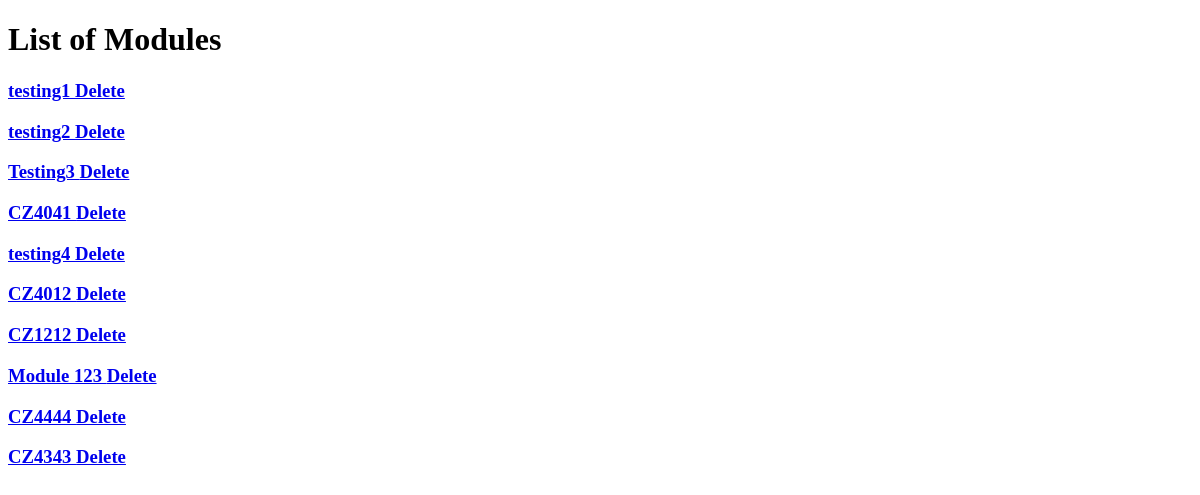
Before: /appOne/manage_module/ (signed in) with the older database file.
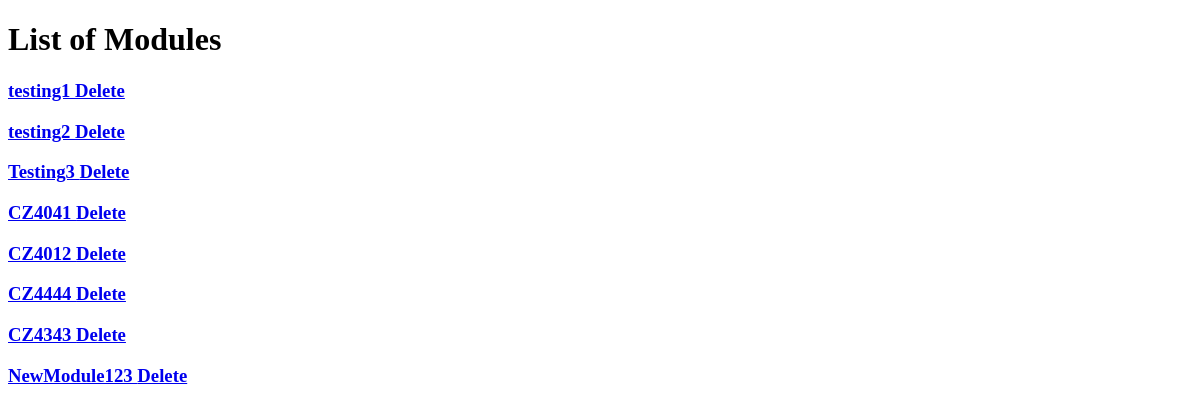
After: the same page with the newer database file.
### appOne/models.py (models this page shows, shortened)
class Module(models.Model):
    module_name = models.CharField(max_length=50)
    coordinator = models.ForeignKey('Professor', on_delete=models.SET_NULL, null=True, blank=True)
    class Meta:
        permissions = (("can_modify_module", "Can create/delete a module"),)#placeholder
    def get_absolute_url(self):
        return reverse('appOne:module_home', args=[str(self.module_name)])

### appOne/views.py (the view)
# urls.py: path('manage_module/', views.manage_module, name='manage_module'),
@permission_required('appOne.change_module', raise_exception=True)
def manage_module(request):
    module_list = Module.objects.filter()
    return render(request,'appOne/manage_module.html',{'module_list':module_list})

### templates/appOne/manage_module.html
{% extends "appOne/base.html" %}
{% load staticfiles %}
{% block body_block %}
  <div class="container">
    <div class="jumbotron">
      <h1>List of Modules</h1>
        {% for module in module_list %}
            <h3><a href="{{ module.get_absolute_url }}">{{module.module_name}} </a>
              <a href="{% url 'appOne:delete_module' module_pk=module.module_name %}">Delete</a>
            </h3>
        {% endfor %}
    </div>
  </div>
{% endblock %}

### templates/appOne/base.html (shortened to what this page needs)
<!DOCTYPE html>
<html>
  <head>
  </head>
  <body>
    {% block body_block %}
    {% endblock %}
  </body>
</html>

Changed rows visible on the page:
removed Module: module_name "testing4"
removed Module: module_name "CZ1212"
removed Module: module_name "Module 123"
added Module: module_name "NewModule123"
